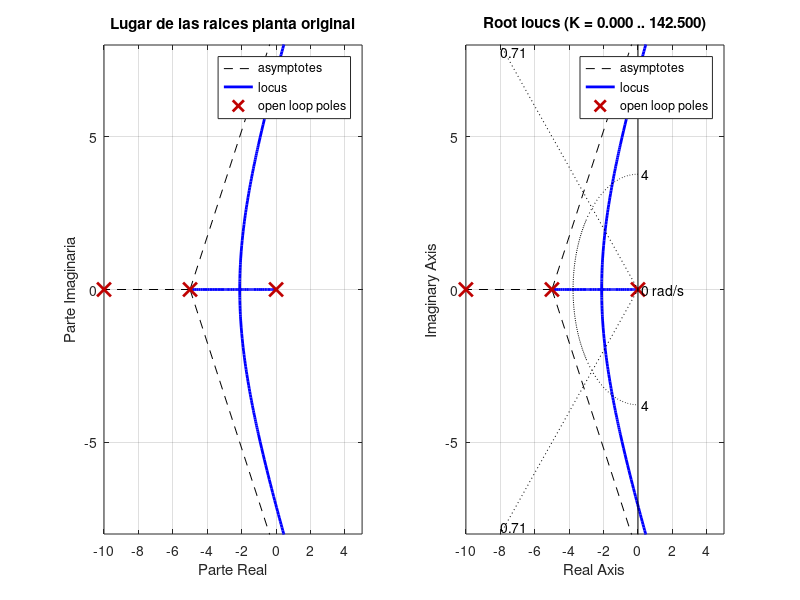

Write the MATLAB code that produced this figure. (Note: this script raises an error after producing the figure.)
%%%%%%%%%%%%%%%%%%%%%%%%%%%%%%%%%%%%%%%%%%%%%%%%%%%%%%%%%%%%%%%%%%%%%%%%%%%
% Autor:        David Martinez
% Fecha:        1/11/2024
% Asignatura:   Regulacion Automatica
% Correo:       dmartinez076@ikasle.ehu.eus
%%%%%%%%%%%%%%%%%%%%%%%%%%%%%%%%%%%%%%%%%%%%%%%%%%%%%%%%%%%%%%%%%%%%%%%%%%%

% Limpiar el entorno
close all;
clear;
clc;

%% Analisis de la planta y LGR
% Definimos la variable de laplace
s = tf('s');

% Definimos la planta
G = (25)/(s*(s^2+15*s+50))
% Realimentacion unitaria
H = 1;

% Polos y ceros en lazo abierto

polos_LA = pole(G*H)
ceros_LA = zero(G*H);

subplot(1,2,1);
rlocus(G*H);
axis ([-10 5 -8 8]);
grid on;
xlabel('Parte Real');
ylabel('Parte Imaginaria');
title('Lugar de las raices planta original');



%% Especificaciones y polos deseados

% Especificaciones
ts = 1.5;
Mp = 4.33/100;
ess = 0.5;
% Xi y Wn
xi = sqrt((log(Mp)^2)/(pi^2+log(Mp)^2));
Wn = (4)/(xi*ts);

% Polos deseados
Pd1 = -xi*Wn+1i*Wn*sqrt(1-xi^2);
Pd2 = -xi*Wn-1i*Wn*sqrt(1-xi^2);


%% Comprobacion polos deseados en el LGR

% Comprobacion grafica
subplot(1,2,2);
rlocus(G*H);
axis ([-10 5 -8 8]);
hold on;
sgrid(xi,Wn);
xline(0, '--k', 'LineWidth', 0.5); % Marca la linea de cero
plot([real(Pd1),real(Pd2)],[imag(Pd1),imag(Pd2)],'r*');
xlabel('Parte Real');
ylabel('Parte Imaginaria');
title('Lugar de Raíces VS Polos deseados');
hold on;

% Comprobacion metodo del argumento

% Distancias
Pd1_real = abs(real(Pd1));
Pd1_imaginario = abs(imag(Pd1));

polo1_LA_real = abs(real(polos_LA(1)));
polo2_LA_real = abs(real(polos_LA(2)));
polo3_LA_real = abs(real(polos_LA(3)));

% Angulos 
theta1 = 180-atan2d(Pd1_imaginario,Pd1_real);
theta2 = atan2d(Pd1_imaginario,polo3_LA_real-Pd1_real);
theta3 = atan2d(Pd1_imaginario,polo2_LA_real-Pd1_real);

% Criterio del argumento

critArg = (0-(theta1+theta2+theta3));

fprintf('Criterio del argumento: %.4f\n',critArg);
disp('');

% Angulo a aportar por el compensador

alpha = -180-critArg;

fprintf('Angulo a aportar por el compensador: %.4f\n',alpha);
disp('');


%% Diseno compensador

% Metodo cancelacion polo cero

% Cancelamos el polo en -5
b_adelanto = 5;

% buscamos beta para poder trabajar con el triangulo
% gamma es el angulo opuesto a beta y alpha
gamma = 180 - theta2;
beta = 180 - gamma - alpha;

% definimos h como la hipotenusa del triangulo
h = (Pd1_imaginario)/(sind(beta));
% definimos y como la base del triangulo
y = cosd(beta)*h;

% Calculamos la variable a de nuestro compensador

a_adelanto = y + Pd1_real;

G_adelanto_sin_K = (s+b_adelanto)/(s+a_adelanto);

%% Calculo de la ganancia

% Con rlocfind

[K_rlocfind, polos_LC_rlocfind] = rlocfind(G_adelanto_sin_K*G*H,Pd1);


% Criterio del modulo

% Distancias
% l2 seria igual a l3 ya que son polo y cero, necesitamos l1, l4 y l5
l1 = sqrt((Pd1_imaginario)^2+(Pd1_real)^2);
l4 = sqrt((Pd1_imaginario)^2+(polo2_LA_real-Pd1_real)^2);
l5 = sqrt((Pd1_imaginario)^2+(a_adelanto-Pd1_real)^2);

K_total = l1*l4*l5;
K_modulo = K_total/25;

%% Comprobacion Error ess

% Funcion tipo 1 error ess = 1/Kv

KGH = K_rlocfind*G_adelanto_sin_K*G*H;

Kv = dcgain(s * KGH); %evalua cuadno s tiende a cero

ess_1 = 1/Kv;

if ess_1 <= ess
    disp(['El error ess es menor o igual al solicitado ' ...
        'en las especificaciones']);
    disp('');
else
    disp(['El error ess es mayor que el solicitado, necesita compensador de' ...
        'retraso']);
    disp(' ');
end

%% Diseno compensador retraso

% En este caso no es necesario compensador de retraso

%% Comprobacion del sistema aplciando el(los) compensadores

% Podemos comprobar de 3 formas los resultados
% a) Analisis de polos y ceros
% b) Funcion step()
% c) Mediante simulacion en Simulink

% a) Analisis de polos y ceros

% Utilizamos feedback para crear la fdt en lazo cerrado

fdt_LC = feedback(K_rlocfind*G_adelanto_sin_K*G,H);

polos_LC = pole(fdt_LC);
ceros_LC = zero(fdt_LC);

disp(polos_LC);
disp(' ');
disp(ceros_LC);
disp(' ');


% b) Funcion step()

figure(2);
step(fdt_LC,'b');
hold on;

% Marcamos lineas de interes en el grafico
axis([0 3 0 1.3]);
plot([0 5],[1+Mp 1+Mp],'r--'); % Maximo sobre impulso premitido
plot([0 5],[1.02 1.02],'g--'); % Margen superior del 2%
plot([0 5],[0.98 0.98],'g--'); % Margen inferior del 2%
plot([ts ts],[0 2],'k--');   % Linea de que marca ts

% Variables para la simulacion de simulink

final_escalon = 1;

KGH_controlado = G_adelanto_sin_K*G*H;

figure('Name','LGR sistema controlado'); 
rlocus(KGH_controlado);
axis ([-10 5 -8 8]);

hold on;
sgrid(xi,Wn);
xline(0, '--k', 'LineWidth', 0.5); % Marca la linea de cero
plot([real(Pd1),real(Pd2)],[imag(Pd1),imag(Pd2)],'r*');
xlabel('Parte Real');
ylabel('Parte Imaginaria');
title('Lugar de las raices sistema controlado');
hold off;

